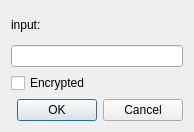
<?xml version="1.0" encoding="UTF-8"?>
<ui version="4.0">
 <class>textinput</class>
 <widget class="QDialog" name="textinput">
  <property name="geometry">
   <rect>
    <x>0</x>
    <y>0</y>
    <width>194</width>
    <height>132</height>
   </rect>
  </property>
  <property name="windowTitle">
   <string>Dialog</string>
  </property>
  <property name="windowIcon">
   <iconset resource="../res/qtombo.qrc">
    <normaloff>:/icon/tombo.ico</normaloff>:/icon/tombo.ico</iconset>
  </property>
  <property name="modal">
   <bool>true</bool>
  </property>
  <layout class="QGridLayout" name="gridLayout">
   <item row="6" column="0">
    <widget class="QDialogButtonBox" name="buttonBox">
     <property name="orientation">
      <enum>Qt::Horizontal</enum>
     </property>
     <property name="standardButtons">
      <set>QDialogButtonBox::Cancel|QDialogButtonBox::Ok</set>
     </property>
    </widget>
   </item>
   <item row="1" column="0">
    <widget class="QLineEdit" name="text"/>
   </item>
   <item row="0" column="0">
    <widget class="QLabel" name="label">
     <property name="text">
      <string>input:</string>
     </property>
    </widget>
   </item>
   <item row="2" column="0">
    <widget class="QCheckBox" name="checkbox_encrypted">
     <property name="enabled">
      <bool>true</bool>
     </property>
     <property name="text">
      <string>Encrypted</string>
     </property>
    </widget>
   </item>
  </layout>
 </widget>
 <resources>
  <include location="../res/qtombo.qrc"/>
 </resources>
 <connections>
  <connection>
   <sender>buttonBox</sender>
   <signal>accepted()</signal>
   <receiver>textinput</receiver>
   <slot>accept()</slot>
   <hints>
    <hint type="sourcelabel">
     <x>248</x>
     <y>254</y>
    </hint>
    <hint type="destinationlabel">
     <x>157</x>
     <y>274</y>
    </hint>
   </hints>
  </connection>
  <connection>
   <sender>buttonBox</sender>
   <signal>rejected()</signal>
   <receiver>textinput</receiver>
   <slot>reject()</slot>
   <hints>
    <hint type="sourcelabel">
     <x>316</x>
     <y>260</y>
    </hint>
    <hint type="destinationlabel">
     <x>286</x>
     <y>274</y>
    </hint>
   </hints>
  </connection>
 </connections>
</ui>
